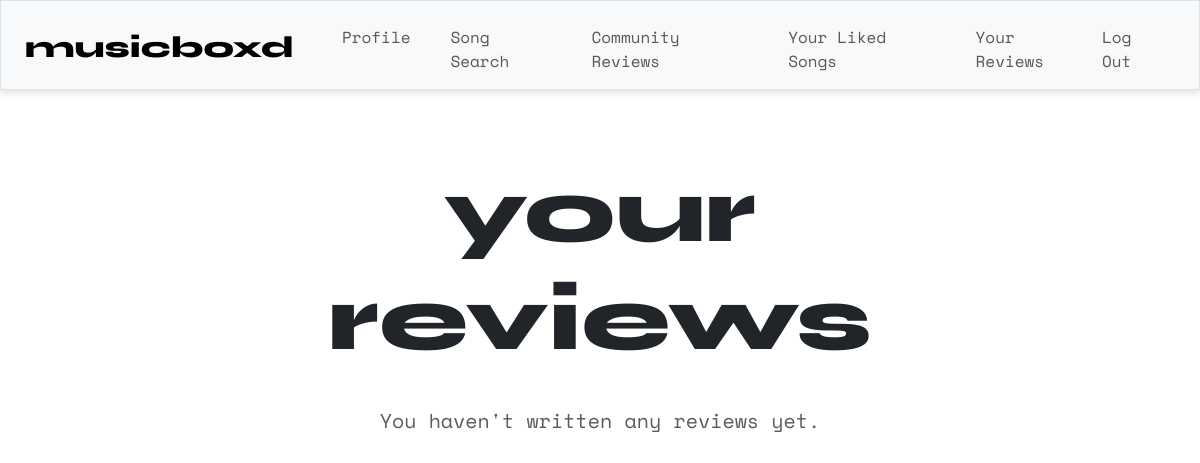
The app's page /all_reviews (signed in), older data.
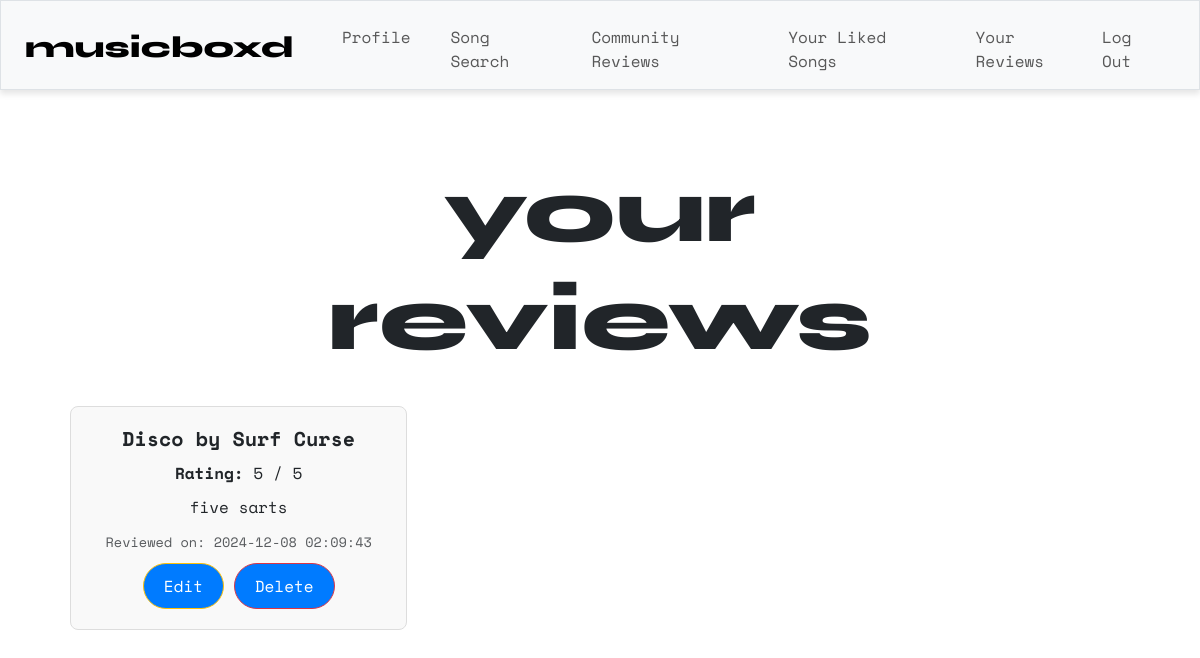
The same page, newer data.
### tables this page shows
CREATE TABLE reviews ( id INTEGER PRIMARY KEY, review TEXT NOT NULL, rating INTEGER NOT NULL, user_id INTEGER NOT NULL, song_id TEXT NOT NULL, timestamp DATETIME DEFAULT CURRENT_TIMESTAMP, FOREIGN KEY (user_id) REFERENCES users (id), FOREIGN KEY (song_id) REFERENCES songs (id) );

CREATE TABLE songs ( id TEXT PRIMARY KEY, title TEXT NOT NULL, artist TEXT NOT NULL);

### app.py (the view)
@app.route("/all_reviews")
@login_required
def all_reviews():
    reviews = db.execute(
        """
        SELECT reviews.id, reviews.rating, reviews.timestamp, reviews.review,
            songs.title AS song_title, songs.artist AS song_artist
        FROM reviews
        JOIN songs ON reviews.song_id = songs.id
        WHERE reviews.user_id = ?
        ORDER BY reviews.timestamp DESC
        """,
        (session["user_id"],)
    )
    return render_template("all_reviews.html", reviews=reviews)

### helpers.py (called while the page is built)
def login_required(f):
    @wraps(f)
    def decorated_function(*args, **kwargs):
        if session.get("user_id") is None:
            return redirect("/login")
        return f(*args, **kwargs)
    return decorated_function

### templates/all_reviews.html
{% extends "layout.html" %}
{% block main %}
<div class="container">
    <h1 class="syne">your<br>reviews</h1>
    <br>
    {% if reviews %}
        <div class="row row-cols-1 row-cols-md-3 g-4">
            {% for review in reviews %}
                <div class="col">
                    <div class="card">
                        <div class="card-body">
                            <h5 class="card-title">{{ review.song_title }} by {{ review.song_artist }}</h5>
                            <p class="card-text"><strong>Rating:</strong> {{ review.rating }} / 5</p>
                            <p class="card-text">{{ review.review }}</p>
                            <p class="card-text"><small class="text-muted">Reviewed on: {{ review.timestamp }}</small></p>
                            <form action="{{ url_for('edit_review', review_id=review.id) }}" method="GET" style="display:inline;">
                                <button class="btn btn-warning btn-sm" type="submit">Edit</button>
                            </form>
                            <form action="{{ url_for('delete_review', review_id=review.id) }}" method="POST" style="display:inline;">
                                <button class="btn btn-danger btn-sm" type="submit">Delete</button>
                            </form>
                        </div>
                    </div>
                </div>
            {% endfor %}
        </div>
    {% else %}
        <p class="text-muted">You haven't written any reviews yet.</p>
    {% endif %}
</div>
{% endblock %}

### templates/layout.html (shortened to what this page needs)
<!DOCTYPE html>
<html lang="en">
    <head>
        <link href="https://cdn.jsdelivr.net/npm/bootstrap@5.3.3/dist/css/bootstrap.min.css" rel="stylesheet">
        <link href="https://cdnjs.cloudflare.com/ajax/libs/font-awesome/6.0.0-beta3/css/all.min.css" rel="stylesheet">
        <link href="/static/styles.css" rel="stylesheet">
    </head>
    <body>
        {% if session["user_id"] %}
            <nav class="bg-light border navbar navbar-expand-md navbar-light">
                <div class="container-fluid px-4">
                    <a class="navbar-brand" href="/"><span class="syne" style="font-size:30px">musicboxd</span></a>
                    <div class="collapse navbar-collapse" id="navbar">
                        <ul class="navbar-nav me-auto mt-2">
                            <li class="nav-item ms-4"><a class="nav-link" href="/profile">Profile</a></li>
                            <li class="nav-item ms-4"><a class="nav-link" href="/search">Song Search</a></li>
                            <li class="nav-item ms-4"><a class="nav-link" href="/recent">Community Reviews</a></li>
                            <li class="nav-item ms-4"><a class="nav-link" href="/all_liked">Your Liked Songs</a></li>
                            <li class="nav-item ms-4"><a class="nav-link" href="/all_reviews">Your Reviews</a></li>
                        </ul>
                        <ul class="navbar-nav ms-auto mt-2">
                            <li class="nav-item"><a class="nav-link" href="/logout">Log Out</a></li>
                        </ul>
                    </div>
                </div>
            </nav>
        {% endif %}
        <main class="container py-5 text-center">
            {% block main %}{% endblock %}
        </main>
    </body>
</html>

### static/styles.css (style rules this page uses)
h1 { font-size: 90px; }
p { font-size: 20px; }
ul { list-style-type: none; }
nav { position: sticky; top: 0; left: 0; right: 0; z-index: 1000; background-color: #fff; box-shadow: 0 4px 6px rgba(0, 0, 0, 0.1); padding: 20px; }
nav .navbar-brand { font-size: xx-large; font-family: "Space Mono"; }
.btn { display: inline-block; padding: 10px 20px; background-color: #007bff; color: white; text-align: center; text-decoration: none; border-radius: 50px; font-size: 16px; cursor: pointer; transition: background-color 0.3s ease; }
.card { border: 1px solid #ddd; border-radius: 8px; background-color: #f9f9f9; transition: box-shadow 0.3s ease-in-out; }
.card-body { padding: 20px; }
.card-title { font-size: 1.25rem; font-weight: bold; margin-bottom: 10px; }
.card-text { font-size: 1rem; margin-bottom: 8px; }
.card-text small { font-size: 0.85rem; color: #6c757d; }
.card-body p { margin-bottom: 10px; }
.container { padding: 20px; }
body { background-color: #ffffff; font-family: "Space Mono"; overflow: visible; }
.syne { font-family: "Syne", sans-serif; font-optical-sizing: auto; font-weight: 800; font-style: normal; }

Row changes from the older to the newer data that the page shows:
added reviews: song_title "Disco", song_artist "Surf Curse", rating "5", review "five sarts", timestamp "2024-12-08 02:09:43"
Text that changed along with them:
text no longer shown: "You haven't written any reviews yet."
